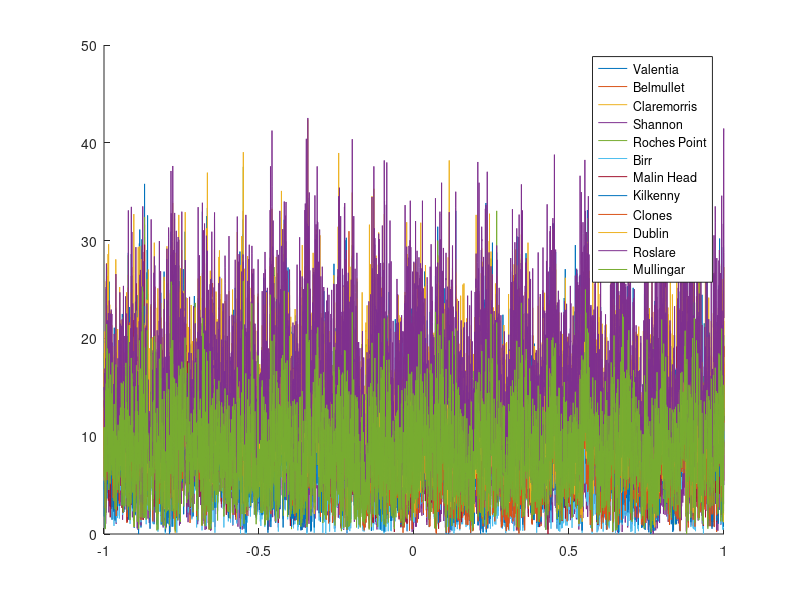
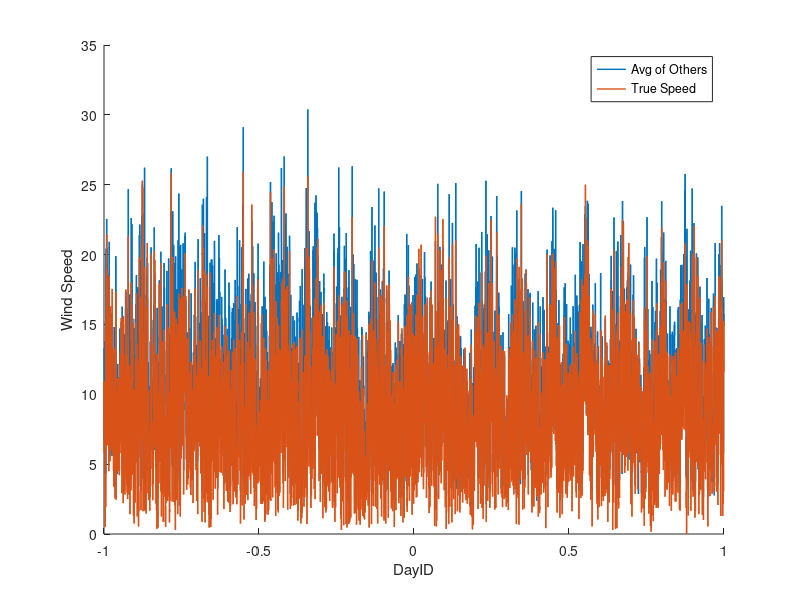

These figures' MATLAB source, in order:
IWD = csvread('irish_wind_nh.csv');

%%%%%%%%%% IWD %%%%%%%%%%

%%%%% COL 1: YEAR
%%%%% COL 2: MONTH
%%%%% COL 3: DAY
%%%%% COL 4: RPT
%%%%% COL 5: VAL
%%%%% COL 6: ROS
%%%%% COL 7: KIL
%%%%% COL 8: SHA
%%%%% COL 9: BIR
%%%%% COL 10: DUB
%%%%% COL 11: CLA
%%%%% COL 12: MUL
%%%%% COL 13: CLO
%%%%% COL 14: BEL
%%%%% COL 15: MAL

IW_LOC = csvread('wind_loc.csv');

%%%%% ORDER OF COLUMNS IS:
%%%%    1       Valentia  VAL C
%%%%    2      Belmullet  BEL C
%%%%    3    Claremorris  CLA N
%%%%    4        Shannon  SHA C
%%%%    5  Roche's Point  RPT C
%%%%    6           Birr  BIR N
%%%%    7      Mullingar  MUL N
%%%%    8     Malin Head  MAL C
%%%%    9       Kilkenny  KIL N
%%%%    10        Clones  CLO N
%%%%    11        Dublin  DUB C
%%%%    12       Roslare  ROS C

size(IWD)
station_id = [5 1 12 9 4 6 11 3 7 10 2 8];
is_coast =   [1 1 1  0 1 0 1  0 0 0  1 1];
%%% MAKE MONTHLY WIND DATASET: We want first XXX columns to be 
%%% STATID (1)/YEAR (2)/MONTH (3)/DAY (4)/DAY_IND (5) /LONG (6)/LAT (7) (no avg-ing by columns)
%%% last column in matrix is WINDSPEED (8)
n.vars = 8;
n.days = size(IWD,1);
n.stations= length(station_id);

IWD_new = zeros(n.days*n.stations,n.vars);

YEARS = unique(IWD(:,1));

for i = 1:n.stations
    cur_id = (i-1)*n.days+1;
    IWD_new(cur_id:(cur_id+n.days-1),:) = [repmat(station_id(i),n.days,1),IWD(:,1), ...
        IWD(:,2), IWD(:,3), (1:n.days)', repmat(IW_LOC(station_id(i),1),n.days,1),...
        repmat(IW_LOC(station_id(i),2),n.days,1), IWD(:,3+i)];
end

% normalize DATA (non-RESPONSE) parts of the data matrix
for col = 2:(size(IWD_new,2)-1)
   IWD_new(:,col) = (IWD_new(:,col) -  mean(IWD_new(:,col)));
   IWD_new(:,col) = IWD_new(:,col)/max(abs(IWD_new(:,col)));
end

% FIRST TRY EXCLUDING MULINGAR FROM TEST DATA;
TRAIN_DATA = IWD_new(IWD_new(:,1)~=7,1:end);
TEST_DATA  = IWD_new(IWD_new(:,1)==7,1:end);
%global TRAIN_DATA;
%global TEST_DATA;




save('full_wind_data.mat','TRAIN_DATA','TEST_DATA','n')


figure(2)
hold on
temp_ind = 5;
wind_ind = 8;
for i = 1:length(unique(TRAIN_DATA(:,1)))
    cur_id = (i-1)*n.days+1;
    inds = cur_id:(cur_id+n.days-1);
    plot(TRAIN_DATA(inds,temp_ind),TRAIN_DATA(inds,end),'LineWidth',0.5);
end

plot(TEST_DATA(:,temp_ind),TEST_DATA(:,end),'LineWidth',0.5)
hold off
legend('Valentia','Belmullet','Claremorris','Shannon','Roches Point',...
    'Birr', 'Malin Head','Kilkenny','Clones','Dublin','Roslare','Mullingar')
m = zeros(n.days,1);
for i = 1:(n.stations-1)
    cur_id = (i-1)*n.days+1;
    inds = cur_id:(cur_id+n.days-1);
    m = m+TRAIN_DATA(inds,end);
end
m = m/(n.stations-1);

figure(3)
hold on
plot(TRAIN_DATA(inds,temp_ind),m, 'LineWidth',1)
xlabel('DayID')
ylabel('Wind Speed')
plot(TEST_DATA(:,temp_ind),TEST_DATA(:,end),'LineWidth',1);
hold off
legend('Avg of Others', 'True Speed');


perc = 1;
load Data/full_wind_data.mat
X = TRAIN_DATA(:,1:(end-1));
T = TRAIN_DATA(:,end);
n = size(X,1);
inds = randperm(n);
sample = inds(1:round(perc*n));
X = X(sample,:);
T= T(sample);
exec = sprintf('save(''Data/bbbfull_wind_data_%d'',''X'',''T'')',perc*1000);
eval(exec)
